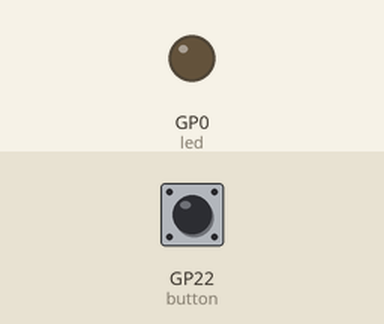
Simulated run of this program. Board: Raspberry Pi Pico running MicroPython. Shown: output pins drawn as LEDs (lit = HIGH). Inputs (shaded band) come from the test bench; at power-on: GP22 (button) HIGH.

Above: at 1.2 s.
1.3 s: GP22 (button) pulled LOW for 0.15 s
At 1.37 s:
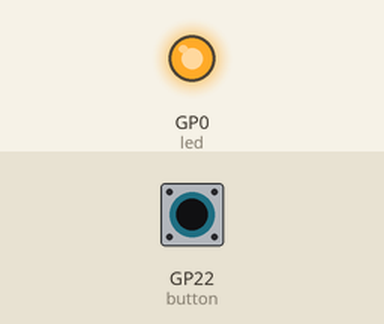
2.9 s: GP22 (button) pulled LOW for 3.2 s
At 6.7 s:
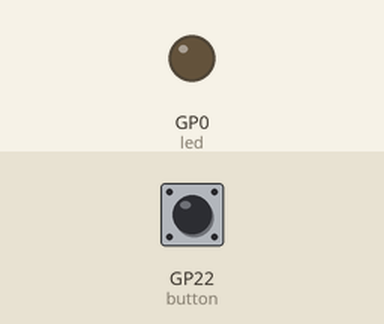
Timing chart, 0 to 8.2 s (numbered marks = the images above; inputs shaded):
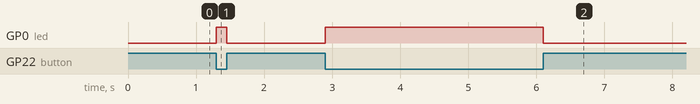

The program:

main.py
```python
from machine import Pin

led = Pin(0, Pin.OUT)
button = Pin(22, Pin.IN, Pin.PULL_UP)

while True:
    val = button.value()
    if val == 1:
        led.off()
    elif val == 0:
        led.on()
    else:
        led.off()
```

Measured:
- after the input at 1.3 s, GP0 (led): LOW → HIGH at once, → LOW 0.15 s later
- after the input at 2.9 s, GP0 (led): LOW → HIGH at once, → LOW 3.2 s later
